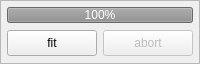
        <widget class="QFrame" name="vert_action">
         <property name="sizePolicy">
          <sizepolicy hsizetype="Preferred" vsizetype="Maximum">
           <horstretch>0</horstretch>
           <verstretch>0</verstretch>
          </sizepolicy>
         </property>
         <property name="minimumSize">
          <size>
           <width>0</width>
           <height>64</height>
          </size>
         </property>
         <property name="maximumSize">
          <size>
           <width>16777215</width>
           <height>64</height>
          </size>
         </property>
         <property name="frameShape">
          <enum>QFrame::StyledPanel</enum>
         </property>
         <layout class="QVBoxLayout" name="vert_action_layout">
          <property name="leftMargin">
           <number>6</number>
          </property>
          <property name="topMargin">
           <number>6</number>
          </property>
          <property name="rightMargin">
           <number>6</number>
          </property>
          <property name="bottomMargin">
           <number>6</number>
          </property>
          <item>
           <widget class="QProgressBar" name="progress_fit">
            <property name="enabled">
             <bool>false</bool>
            </property>
            <property name="maximumSize">
             <size>
              <width>16777215</width>
              <height>16</height>
             </size>
            </property>
            <property name="value">
             <number>100</number>
            </property>
           </widget>
          </item>
          <item>
           <widget class="QWidget" name="hor_fit" native="true">
            <property name="minimumSize">
             <size>
              <width>0</width>
              <height>26</height>
             </size>
            </property>
            <layout class="QHBoxLayout" name="hor_fit_layout" stretch="1,1">
             <property name="leftMargin">
              <number>0</number>
             </property>
             <property name="topMargin">
              <number>0</number>
             </property>
             <property name="rightMargin">
              <number>0</number>
             </property>
             <property name="bottomMargin">
              <number>0</number>
             </property>
             <item>
              <widget class="QPushButton" name="b_fit">
               <property name="minimumSize">
                <size>
                 <width>0</width>
                 <height>26</height>
                </size>
               </property>
               <property name="maximumSize">
                <size>
                 <width>16777215</width>
                 <height>26</height>
                </size>
               </property>
               <property name="toolTip">
                <string>Start the fit with the selected model and fit options.</string>
               </property>
               <property name="text">
                <string>fit</string>
               </property>
              </widget>
             </item>
             <item>
              <widget class="QPushButton" name="b_abort">
               <property name="enabled">
                <bool>false</bool>
               </property>
               <property name="minimumSize">
                <size>
                 <width>0</width>
                 <height>26</height>
                </size>
               </property>
               <property name="maximumSize">
                <size>
                 <width>16777215</width>
                 <height>26</height>
                </size>
               </property>
               <property name="text">
                <string>abort</string>
               </property>
              </widget>
             </item>
            </layout>
           </widget>
          </item>
         </layout>
        </widget>
